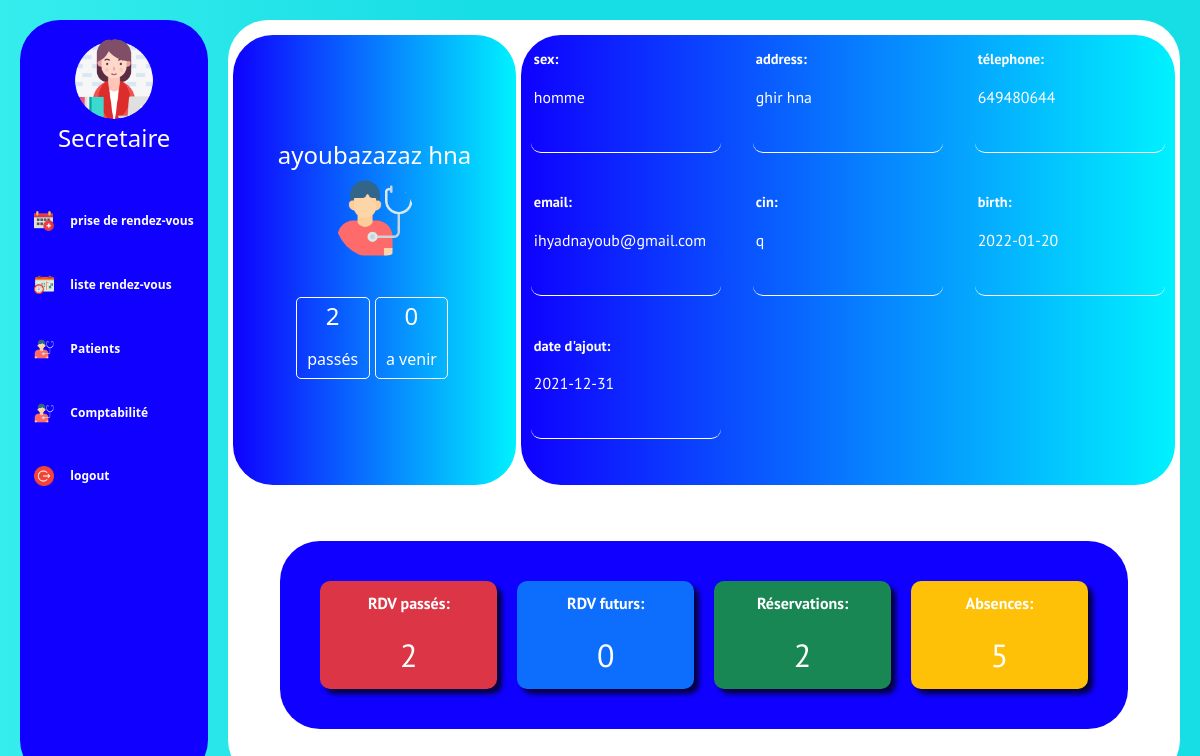
The page /pages/fichePatient.php?id=31 (signed in) on the database its author committed.
### tables this page shows
CREATE TABLE `patient` (
  `id` int(11) NOT NULL,
  `Nom` varchar(20) NOT NULL,
  `Prenom` varchar(20) NOT NULL,
  `sex` varchar(20) DEFAULT NULL,
  `address` varchar(30) DEFAULT NULL,
  `telephone` int(11) DEFAULT NULL,
  `email` varchar(30) DEFAULT NULL,
  `cin` varchar(20) NOT NULL,
  `birth` date DEFAULT NULL,
  `date_d_ajout` date DEFAULT curdate()
);

### pages/fichePatient.php (the view, shortened to what this page needs)
<?php
include("../connexiondb.php");
$query='SELECT * FROM patient WHERE id= :id';
$statement = $pdo->prepare($query);
                $statement->execute(
                     array(
                          'id'     =>     $_GET['id'],
                     )
                );
$query='SELECT * FROM rendezvous WHERE patientID= :id';
$st = $pdo->prepare($query);
                $st->execute(
                     array(
                          'id'     =>     $_GET['id'],
                     )
                );
$count = $st->rowCount();
$query1='SELECT * FROM rendezvous WHERE patientID= :id AND start_event>(SELECT NOW())';
$st1 = $pdo->prepare($query1);
                $st1->execute(
                     array(
                          'id'     =>     $_GET['id'],
                     )
                );
$future = $st1->rowCount();
$query2='SELECT * FROM rendezvous WHERE patientID= :id AND end_event<(SELECT NOW())';
$st2 = $pdo->prepare($query2);
                $st2->execute(
                     array(
                          'id'     =>     $_GET['id'],
                     )
                );
$passe = $st2->rowCount();
?>
<!DOCTYPE html>
<html>
<head>
    <link rel="stylesheet" type="text/css" href="../css/sidebar.css">
    <link rel="stylesheet" type="text/css" href="../css/fichePatient.css">
    <link rel="stylesheet" href="https://cdn.jsdelivr.net/npm/bootstrap@5.1.3/dist/css/bootstrap.min.css"
>
</head>
<body>
    <div class="main d-flex">
        <div class="sidebar">
            <?php include("../include/sidebar.php")?>
        </div>
        <div class="dashboard">
            <?php
            while ($donnees = $statement->fetch(PDO::FETCH_ASSOC)){
            ?>
            <div class="info_patient">
                <div class="container_sidebar">
                    <div class="patient_info">
                        <div class="nom_patient">
                            <h3><?php echo $donnees['Nom'].' '.$donnees['Prenom'];?></h3>
                        </div>
                        <img alt="" src="../images\examination.png" class="patient_img"></img>
                        <div class=info_RDVs>
                            <div class=rdv>
                                <p style="font-size:1.5em"><?php echo $passe?></p>
                                <h5>passés</h5>
                            </div>
                            <div class="rdv">
                                <p style="font-size:1.5em"><?php echo $future?></p>
                                <h5>a venir</h5>
                            </div>
                        </div>
                    </div>
                </div>
                <div class="container_main">
                    <div class="info1_patient">
                        <p class="info_title">sex:</p>
                        <p class="info_text"><?php echo $donnees['sex'];?></p>
                    </div>
                    <div class="info2_patient">
                        <p class="info_title">address:</p>
                        <p class="info_text"><?php echo $donnees['address'];?></p>
                    </div>
                    <div class="info3_patient">
                        <p class="info_title">télephone:</p>
                        <p class="info_text"><?php echo $donnees['telephone'];?></p>
                    </div>
                    <div class="info4_patient">
                        <p class="info_title">email:</p>
                        <p class="info_text"><?php echo $donnees['email'];?></p>
                    </div>
                    <div class="info5_patient">
                        <p class="info_title">cin:</p>
                        <p class="info_text"><?php echo $donnees['cin'];?></p>
                    </div>
                    <div class="info6_patient">
                        <p class="info_title">birth:</p>
                        <p class="info_text"><?php echo $donnees['birth'];?></p>
                    </div>
                    <div class="info7_patient">
                        <p class="info_title">date d'ajout:</p>
                        <p class="info_text"><?php echo $donnees['date_d_ajout'];?></p>
                    </div>
                </div>
            </div>
            <div class="barre_patient">
                <div class="info_container bg-danger">
                    <p class="info_title">RDV passés:</p>
                    <p class="info_num"><?php echo $passe?></p>
                </div>
                <div class="info_container bg-primary ">
                    <p class="info_title">RDV futurs:</p>
                    <p class="info_num"><?php echo $future?></p>
                </div>
                <div class="info_container bg-success">
                    <p class="info_title">Réservations:</p>
                    <p class="info_num"><?php echo $count?></p>
                </div>
                <div class="info_container bg-warning">
                    <p class="info_title">Absences:</p>
                    <p class="info_num">5</p>
                </div>
            </div>
            <?php
            }
            ?>
        </div>
    </div>
</body>
</html>

### css/sidebar.css (style rules this page uses)
body { background-image: linear-gradient(to right, #c1ffff 0%, #00f2fe 40%); background: linear-gradient(to right, #36eded 0%, #17dde5 40%); overflow: hidden; }
.main { display: flex; margin: 20px; overflow-y: hidden; height: 95vh; }
.sidebar { flex: 2; background-color: #0f00ff; height: 95vh; border-radius: 40px; margin-right: 20px; display: flex; width: 100%; justify-content: flex-start; flex-direction: column; align-items: center; }
.dashboard { flex: 10; height: 100%; border-radius: 40px; padding: 5px; background-color: white; display: flex; align-items: center; overflow: hidden; justify-content: center; padding: 5px; }

### css/fichePatient.css (style rules this page uses)
.patient_info { display: flex; flex-direction: column; align-items: center; justify-content: center; height: 100%; }
.barre_patient { display: flex; justify-content: space-between; text-align: center; margin-top: 50px; height: 25%; border-radius: 40px; width: 90%; padding: 30px; background-color: #0f00ff; margin: auto; }
.info_patient { display: flex; height: 60%; border-radius: 40px; width: 100%; margin: 10px; color: white; }
.patient_img { width: 80px; height: 80px; border-radius: 40px; margin-bottom: 15%; }
.container_sidebar { width: 30%; background-image: linear-gradient(to right, #0f00ff 0%, #00f2fe 100%); border-radius: 40px; padding: 10px; margin-right: 5px; height: 100%; }
.container_main { display: flex; flex: 10; flex-wrap: wrap; overflow: auto; background-image: linear-gradient(to right, #0f00ff 0%, #00f2fe 100%); border-radius: 40px; justify-content: space-between; padding: 10px; height: 100%; overflow-y: hidden; }
.dashboard { flex-direction: column !important; }
.info_container { padding: 10px; margin: 10px; border-radius: 10px; flex: 1; height: fit-content; text-align: center; background-color: #0f00ff; color: white; border: none; box-shadow: 5px 5px 5px 0px rgba(0, 0, 0, 0.75); }
.info1_patient, .info2_patient, .info3_patient, .info4_patient, .info5_patient, .info6_patient, .info7_patient { border-radius: 10px; width: 30%; height: 25%; font-size: 90%; padding: 3px; border-bottom: 1px solid #fff; }
.info_RDVs { display: flex; align-items: center; justify-content: center; width: 60%; text-align: center; }
.rdv { flex: 1; font-size: 100%; border: 1px solid #fff; border-radius: 5px; margin-right: 5px; }
.rdv h5 { font-size: 1em; }
.info_title { font-weight: 600; font-size: 1em; font-family: "PT Sans", sans-serif; }
.info_text { font-family: "PT Sans", sans-serif; font-size: 1.1em; }
.info_num { font-family: "PT Sans", sans-serif; font-size: 2em; margin: 0; }
.nom_patient h3 { font-size: 1.5em; }

### rows shown on the page
patient: Nom "ayoubazazaz", Prenom "hna", sex "homme", address "ghir hna", telephone "649480644", email "ihyadnayoub@gmail.com", cin "q", birth "2022-01-20", date_d_ajout "2021-12-31"
